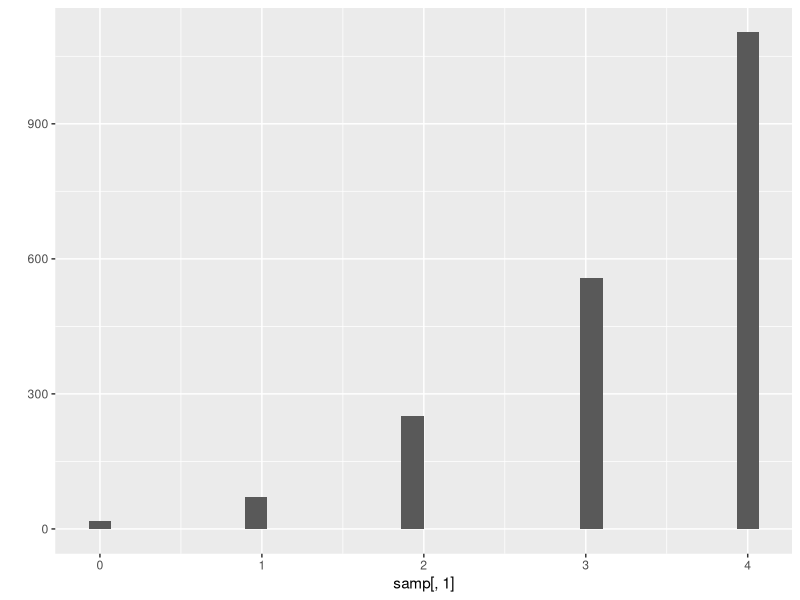

The R source for this figure:
#----------------------------------------------------------------------#
# file: gibbs_sampler.R
# purpose: illustrate a simple gibbs sampling routine
#----------------------------------------------------------------------#

# 
# x | alpha, y ~ binom(4, alpha)
# 
# y | x, alpha ~ geometric(1/(1 + alpha))
#
# alpha |x, y ~ exp(x + y + 1)


gibbs_step <- function(x, y, alpha){
   # gibbs_step recieves initial values x, y, and alpha
   # generates new values x_new, y_new, alpha_new

   # step 1: sample x_new given initial alpha, and initial y
   x_new <- rbinom(1, 4, 1/(1 + alpha))

   # step 2: sample y_new given new x_new, and initial alpha
   y_new <- rgeom(1, 1/(1 + alpha))

   # step 3: sample alpha_new given new x_new, new y_new
   alpha_new <- rexp(1, x_new + y_new + 1)

   result <- c(x_new, y_new, alpha_new)

   return(result)

}


gibbs_sampler <- function(init_x, init_y, init_alpha, burnin, iter){

   tot_iter <- burnin + iter

   res_matrix <- matrix(nrow = tot_iter, ncol=3)

   for(i in 1:tot_iter){

      res_i <- gibbs_step(init_x, init_y, init_alpha)

      # store results
      res_matrix[i,1] <- res_i[1]
      res_matrix[i,2] <- res_i[2]
      res_matrix[i,3] <- res_i[3]

      # reset the inits to our recent sample
      init_x <- res_i[1]
      init_y <- res_i[2]
      init_alpha <- res_i[3]

   }

   result <- res_matrix[(burnin + 1):tot_iter,]

   return(result)

}

samp <- gibbs_sampler(2, 2, 10, 0, 2000)

library(ggplot2)

qplot(samp[,1])

